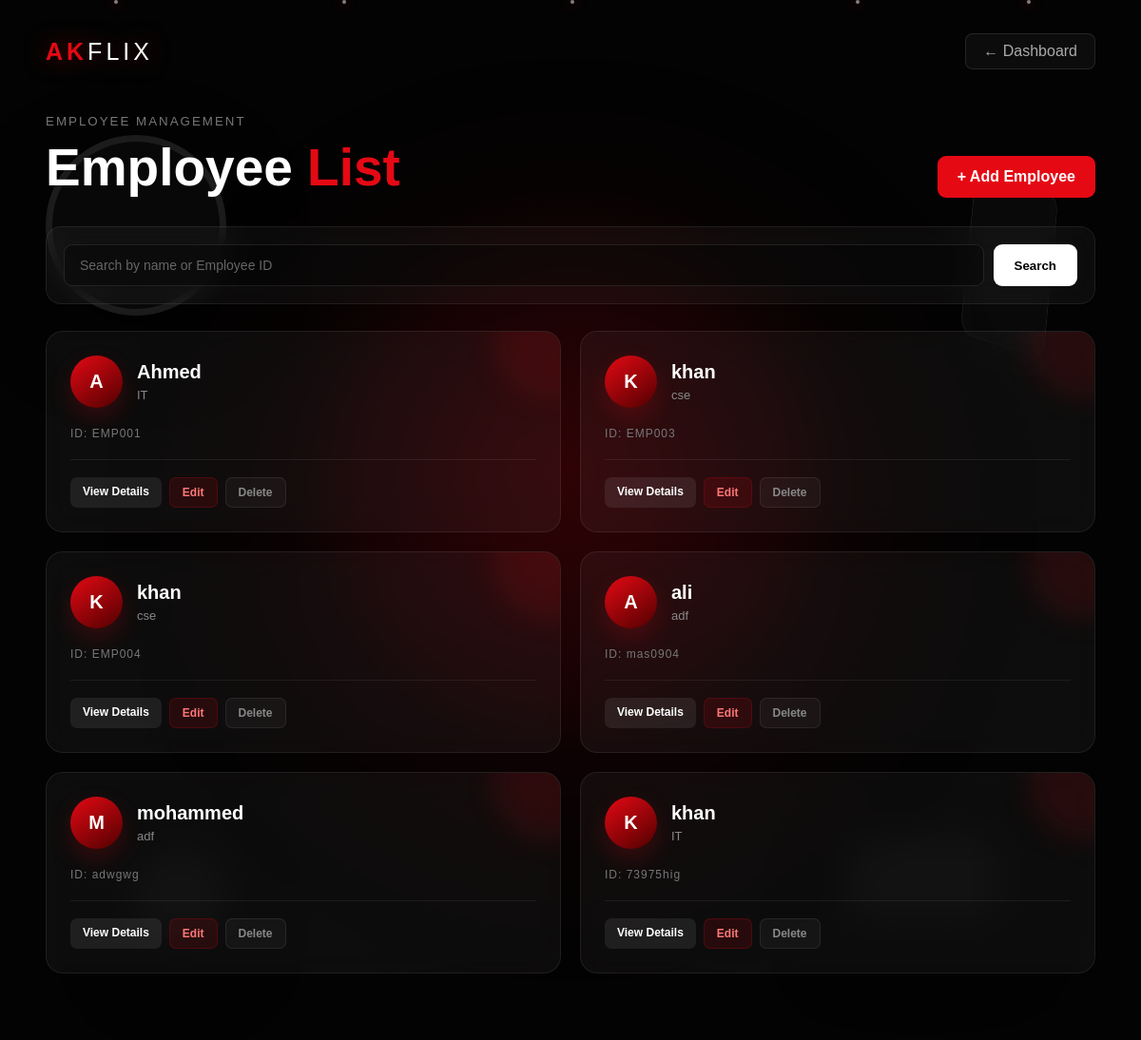
/employees/ (signed in), run on an earlier commit of the app's database.
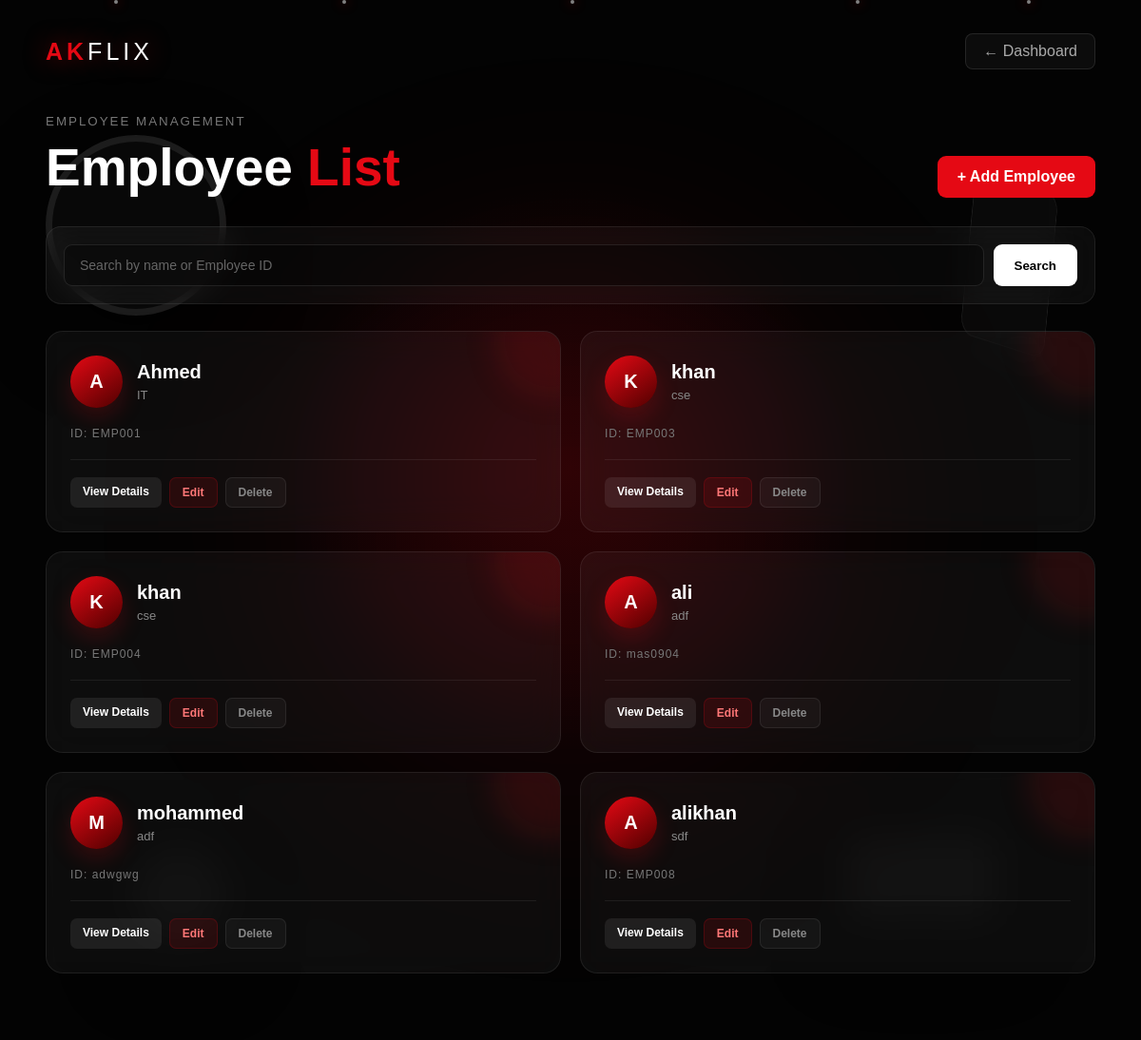
And on a later commit of the database.
### miniapp/models.py (models this page shows, shortened)
class Employee(models.Model):
    employee_id = models.CharField(max_length=20, unique=True)
    employee_name = models.CharField(max_length=100)
    email = models.EmailField()
    phone = models.CharField(max_length=15)
    department = models.CharField(max_length=100)
    designation = models.CharField(max_length=100)
    salary = models.DecimalField(max_digits=10, decimal_places=2)
    joining_date = models.DateField()

### miniapp/views.py (the view)
# urls.py: path("employees/", views.employee_list, name="employee_list"),
def employee_list(request):
    if "user_id" not in request.session:
        return redirect("login")
    search = request.GET.get('search')
    if search:
        employees = Employee.objects.filter(
            employee_name__icontains=search
        ) | Employee.objects.filter(
            employee_id__icontains=search
        )
    else:
        employees = Employee.objects.all()
    return render(request, 'employee_list.html', {'employees': employees})

### miniapp/templates/employee_list.html (shortened to what this page needs)
<!DOCTYPE html>
<html lang="en">
<head>
</head>
<body>
    <div class="scene">
        <div class="glow"></div>
        <div class="object object-one"></div>
        <div class="object object-three"></div>
        <div class="object object-four"></div>
    </div>
    <main class="page">
        <nav class="topbar">
            <div class="brand">
                AK<span>FLIX</span>
            </div>
            <a
                href="{% url 'dashboard' %}"
                class="dashboard"
            >
                ← Dashboard
            </a>
        </nav>
        <section class="header">
            <div class="heading">
                <small>
                    Employee Management
                </small>
                <h1>
                    Employee
                    <span>List</span>
                </h1>
            </div>
            <a
                href="{% url 'employee_form' %}"
                class="add-button"
            >
                + Add Employee
            </a>
        </section>
        <form
            method="GET"
            class="search-box"
        >
            <input
                type="text"
                name="search"
                placeholder="Search by name or Employee ID"
            >
            <button
                type="submit"
                class="search-button"
            >
                Search
            </button>
        </form>
        <section class="employees">
            {% for employee in employees %}
                <article class="employee-card">
                    <div class="employee-top">
                        <div class="avatar">
                            {{ employee.employee_name|first|upper }}
                        </div>
                        <div>
                            <h2 class="employee-name">
                                {{ employee.employee_name }}
                            </h2>
                            <div class="employee-department">
                                {{ employee.department }}
                            </div>
                        </div>
                    </div>
                    <div class="employee-id">
                        ID:
                        {{ employee.employee_id }}
                    </div>
                    <div class="actions">
                        <a
                            href="{% url 'employee_detail' employee.id %}"
                            class="action view"
                        >
                            View Details
                        </a>
                        <a
                            href="{% url 'employee_update' employee.id %}"
                            class="action edit"
                        >
                            Edit
                        </a>
                        <a
                            href="{% url 'employee_delete' employee.id %}"
                            class="action delete"
                        >
                            Delete
                        </a>
                    </div>
                </article>
            {% empty %}
                <div class="empty">
                    No employees found.
                </div>
            {% endfor %}
        </section>
    </main>
</body>
</html>

### miniapp/templates/employee_list.html (style rules this page uses)
* { box-sizing: border-box; }
body { margin: 0; min-height: 100vh; color: white; font-family: Arial, Helvetica, sans-serif; background: #030303; overflow-x: hidden; }
.scene { position: fixed; inset: 0; overflow: hidden; perspective: 1200px; background: radial-gradient( circle at 50% 45%, rgba(229, 9, 20, .13), transparent 35% ), #030303; z-index: -10; }
.glow { position: absolute; width: 600px; height: 600px; left: 50%; top: 50%; transform: translate(-50%, -50%); border-radius: 50%; background: rgba(229, 9, 20, .08); filter: blur(110px); animation: glowMove 8s ease-in-out infinite; }
.object { position: absolute; border: 1px solid rgba(255,255,255,.08); background: rgba(255,255,255,.025); backdrop-filter: blur(5px); box-shadow: 0 30px 80px rgba(0,0,0,.55); transform-style: preserve-3d; animation: floating 9s ease-in-out infinite; }
.object-one { width: 190px; height: 190px; left: 4%; top: 13%; border-radius: 50%; border-width: 7px; }
.object-three { width: 90px; height: 90px; left: 12%; bottom: 10%; border-radius: 50%; animation-delay: 4s; }
.object-four { width: 150px; height: 80px; right: 13%; bottom: 12%; border-radius: 15px; animation-delay: 1s; }
.page { width: 92%; max-width: 1200px; margin: auto; padding: 35px 0 70px; }
.topbar { display: flex; justify-content: space-between; align-items: center; margin-bottom: 45px; }
.brand { font-size: 25px; font-weight: 900; letter-spacing: 4px; color: #e50914; text-shadow: 0 0 25px rgba(229,9,20,.5); }
.brand span { color: white; font-weight: 400; }
.dashboard { color: #aaa; text-decoration: none; padding: 9px 18px; border: 1px solid rgba(255,255,255,.10); border-radius: 8px; background: rgba(255,255,255,.04); transition: .3s; }
.header { display: flex; justify-content: space-between; align-items: flex-end; gap: 25px; margin-bottom: 30px; }
.heading small { color: #777; letter-spacing: 2px; text-transform: uppercase; }
.heading h1 { margin: 8px 0 0; font-size: clamp(34px, 5vw, 55px); font-weight: 800; }
.heading h1 span { color: #e50914; }
.add-button { display: inline-block; padding: 13px 21px; border-radius: 9px; background: #e50914; color: white; text-decoration: none; font-weight: 700; white-space: nowrap; transition: .3s; }
.search-box { display: flex; gap: 10px; margin-bottom: 28px; padding: 18px; border-radius: 16px; background: rgba(255,255,255,.04); border: 1px solid rgba(255,255,255,.08); backdrop-filter: blur(15px); }
.search-box input { flex: 1; min-width: 0; padding: 13px 16px; border: 1px solid rgba(255,255,255,.10); border-radius: 9px; outline: none; background: rgba(0,0,0,.35); color: white; font-size: 14px; transition: .3s; }
.search-box input::placeholder { color: #666; }
.search-button { border: none; padding: 13px 22px; border-radius: 9px; background: white; color: black; font-weight: 700; cursor: pointer; transition: .3s; }
.employees { display: grid; grid-template-columns: repeat(2, 1fr); gap: 20px; }
.employee-card { position: relative; padding: 25px; border-radius: 18px; background: rgba(255,255,255,.045); border: 1px solid rgba(255,255,255,.08); backdrop-filter: blur(18px); overflow: hidden; transition: .35s ease; }
.employee-card::before { content: ""; position: absolute; width: 120px; height: 120px; right: -50px; top: -50px; border-radius: 50%; background: rgba(229,9,20,.12); filter: blur(15px); }
.employee-top { display: flex; align-items: center; gap: 15px; margin-bottom: 20px; }
.avatar { width: 55px; height: 55px; flex-shrink: 0; display: flex; align-items: center; justify-content: center; border-radius: 50%; background: linear-gradient( 145deg, #e50914, #500000 ); font-size: 20px; font-weight: 800; box-shadow: 0 10px 25px rgba(229,9,20,.2); }
.employee-name { font-size: 20px; font-weight: 800; margin: 0; }
.employee-department { margin-top: 5px; color: #888; font-size: 13px; }
.employee-id { color: #777; font-size: 12px; letter-spacing: 1px; margin-bottom: 20px; }
.actions { display: flex; flex-wrap: wrap; gap: 8px; padding-top: 18px; border-top: 1px solid rgba(255,255,255,.07); }
.action { padding: 8px 13px; border-radius: 7px; text-decoration: none; font-size: 12px; font-weight: 700; transition: .3s; }
.view { background: rgba(255,255,255,.08); color: white; }
.edit { background: rgba(229,9,20,.12); color: #ff7777; border: 1px solid rgba(229,9,20,.2); }
.delete { background: rgba(255,255,255,.04); color: #888; border: 1px solid rgba(255,255,255,.08); }

What changed in the data, as far as the page shows it:
removed Employee: employee_name|first "K", employee_name "khan", department "IT", employee_id "73975hig"
added Employee: employee_name|first "A", employee_name "alikhan", department "sdf", employee_id "EMP008"
